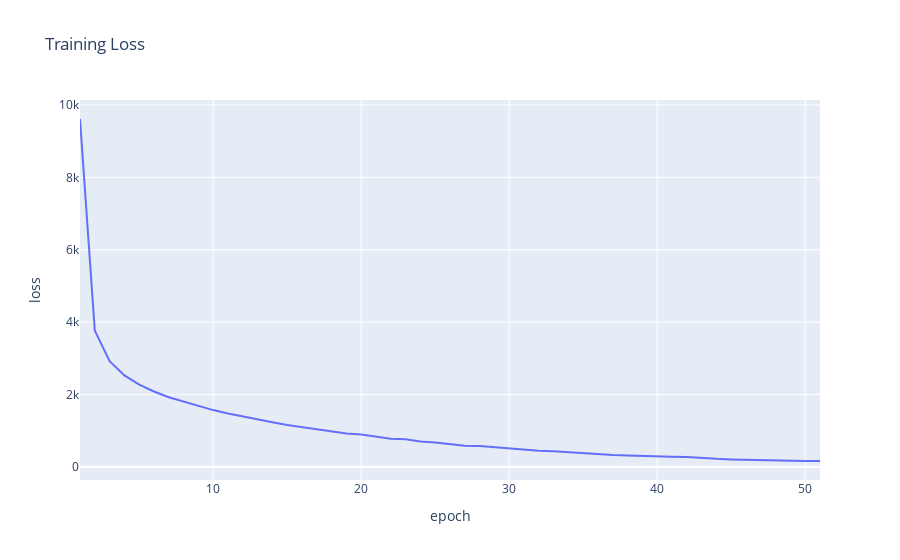

The cell this chart's notebook holds for it:
### Markdown cell above
<!-- BEGIN QUESTION -->

### Code cell
if (load_saved_models or IS_GRADING_ENV) and os.path.exists('model_rotation_regression.joblib'):
  model_rotation_regression = joblib.load("model_rotation_regression.joblib")
else:
  # Train a larger regression model (MLP) to predict rotation angles
  model_rotation_regression = MLPRegressor(
      hidden_layer_sizes=(256, 128),
      activation='relu',
      solver='adam',
      max_iter=100,
      random_state=SEED,
      early_stopping=True,
      verbose=True
  )
  # TODO: train a MLP regressor to predict rotation angles
  model_rotation_regression.fit(X=X_train_rotated_sc,y=y_train_rotations)
  # Save model_rotation_regression and scaler
  if save_models:
    joblib.dump(model_rotation_regression, "model_rotation_regression.joblib")
    joblib.dump(scaler, "scaler.joblib")
    print("Rotation regression model and scaler saved to disk.")

loss_df = pd.DataFrame({
    'epoch': range(1, len(model_rotation_regression.loss_curve_) + 1),
    'loss': model_rotation_regression.loss_curve_
})
loss_df.plot(x='epoch', y='loss', title="Training Loss")

### Figure 1 — Plotly figure (JSON) as saved in the notebook; plotly's stock layout.template omitted (floating-point values rounded to 4 significant figures)
{"data": [{"hovertemplate": "epoch=%{x}<br>loss=%{y}<extra></extra>", "legendgroup": "", "line": {"color": "#636efa", "dash": "solid"}, "marker": {"symbol": "circle"}, "mode": "lines", "name": "", "orientation": "v", "showlegend": false, "type": "scatter", "x": [1, 2, 3, 4, 5, 6, 7, 8, 9, 10, 11, 12, 13, 14, 15, 16, 17, 18, 19, 20, 21, 22, 23, 24, 25, 26, 27, 28, 29, 30, 31, 32, 33, 34, 35, 36, 37, 38, 39, 40, 41, 42, 43, 44, 45, 46, 47, 48, 49, 50, 51], "xaxis": "x", "y": [9611.0, 3767.0, 2921.0, 2531.0, 2275.0, 2086.0, 1925.0, 1805.0, 1682.0, 1571.0, 1479.0, 1393.0, 1316.0, 1236.0, 1162.0, 1105.0, 1048.0, 977.8, 925.4, 899.9, 840.4, 781.0, 765.8, 705.9, 674.9, 634.9, 589.7, 579.9, 543.2, 505.5, 475.2, 451.3, 432.7, 403.1, 375.7, 357.0, 333.2, 317.6, 300.3, 292.6, 283.4, 274.9, 242.6, 224.3, 209.8, 198.7, 195.4, 184.3, 176.4, 165.0, 165.4], "yaxis": "y"}], "layout": {"legend": {"tracegroupgap": 0}, "title": {"text": "Training Loss"}, "xaxis": {"anchor": "y", "domain": [0, 1], "title": {"text": "epoch"}}, "yaxis": {"anchor": "x", "domain": [0, 1], "title": {"text": "loss"}}}}
